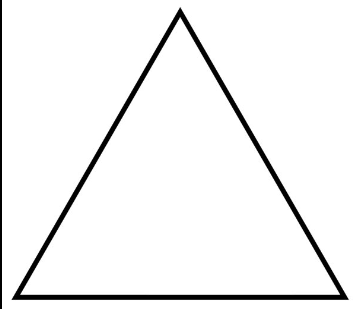
#> input picture Adobe Project/triangle.png, 358 x 309 px, found by its file name
$ python File2.py
#> lines starting #> are read from the running program, lines starting #| are printed output that depends on the picture; after the words box and inside, x2 and y2 are one past the last pixel; in counts of white or black regions, pixels touching at a corner belong together; long printed decimals are rounded
import cv2
import numpy as np
import matplotlib.pyplot as plt

def load_and_process_image(image_path):
    """Load the image, convert to grayscale, and apply adaptive thresholding."""
    image = cv2.imread(image_path)
    if image is None:
        raise ValueError(f"Image not found or unable to load: {image_path}")

    height, width = image.shape[:2]
    if height > width:
        image = cv2.rotate(image, cv2.ROTATE_90_CLOCKWISE)

    gray = cv2.cvtColor(image, cv2.COLOR_BGR2GRAY)
    thresh = cv2.adaptiveThreshold(gray, 255, cv2.ADAPTIVE_THRESH_GAUSSIAN_C,
                                   cv2.THRESH_BINARY_INV, 11, 2)
    return thresh, image

def extract_contours(thresh):
    """Extract contours from the thresholded image."""
    contours, _ = cv2.findContours(thresh, cv2.RETR_EXTERNAL, cv2.CHAIN_APPROX_SIMPLE)
    if not contours:
        raise ValueError("No contours found in the image.")
    largest_contour = max(contours, key=cv2.contourArea)
    points = largest_contour.reshape(-1, 2)
    return points

def classify_shape(points):
    """Classify the shape based on the contour points."""
    approx = cv2.approxPolyDP(points, 0.04 * cv2.arcLength(points, True), True)
    num_vertices = len(approx)
    if num_vertices == 3:
        return "triangle"
    elif num_vertices == 4:
        aspect_ratio = cv2.boundingRect(approx)[2] / cv2.boundingRect(approx)[3]
        if 0.95 <= aspect_ratio <= 1.05:
            return "square"
        else:
            return "rectangle"
    else:
        return "other"

def reflect_point(point, line_angle, centroid):
    """Reflect a point across a line at a given angle."""
    theta = np.radians(line_angle)
    cos_theta = np.cos(theta)
    sin_theta = np.sin(theta)

    translated_point = point - centroid
    rotated_point = np.array([
        translated_point[0] * cos_theta + translated_point[1] * sin_theta,
        -translated_point[0] * sin_theta + translated_point[1] * cos_theta
    ])
    reflected_point = np.array([
        rotated_point[0],
        -rotated_point[1]
    ])
    final_point = np.array([
        reflected_point[0] * cos_theta - reflected_point[1] * sin_theta,
        reflected_point[0] * sin_theta + reflected_point[1] * cos_theta
    ]) + centroid

    return final_point

def evaluate_symmetry(points, line_angle, centroid):
    """Evaluate how well the shape is symmetric around a line at the given angle."""
    reflected_points = np.array([reflect_point(point, line_angle, centroid) for point in points])
    distances = np.linalg.norm(points - reflected_points, axis=1)
    return np.mean(distances)

def find_best_symmetry_line(points, angles, centroid):
    """Find the best line of symmetry by minimizing the distance between original and reflected points."""
    best_angle = None
    min_distance = float('inf')

    for angle in angles:
        distance = evaluate_symmetry(points, angle, centroid)
        if distance < min_distance:
            min_distance = distance
            best_angle = angle

    return best_angle

def plot_shape_and_lines(image, points, best_angle, centroid):
    """Plot the original shape and the best symmetry line on the image."""
    plt.figure(figsize=(10, 6))
    plt.imshow(cv2.cvtColor(image, cv2.COLOR_BGR2RGB))

    plt.plot(points[:, 0], points[:, 1], 'o-', label='Original Shape')
    plt.plot(np.append(points[:, 0], points[0, 0]),
             np.append(points[:, 1], points[0, 1]), 'r--', label='Closed Shape')

    angle_rad = np.radians(best_angle)
    x_vals = np.array([0, image.shape[1]])
    y_vals = np.tan(angle_rad) * (x_vals - centroid[0]) + centroid[1]
    plt.plot(x_vals, y_vals, 'g--', label=f'Symmetry Line at {best_angle}°')

    plt.xlim([0, image.shape[1]])
    plt.ylim([image.shape[0], 0])

    plt.gca().set_aspect('equal', adjustable='box')
    plt.legend(loc='center left', bbox_to_anchor=(1, 0.5))
    plt.title('Shape and Symmetry Line')
    plt.show()


def main(image_path):
    try:
        thresh, image = load_and_process_image(image_path)
#> in load_and_process_image, image is the input picture: shape (309, 358, 3); mean B, G, R 242.2, 242.2, 242.2
#> in load_and_process_image, `thresh = cv2.adaptiveThreshold(gray, 255, cv2.ADAPTIVE_THRESH_GAUSSIAN..`:
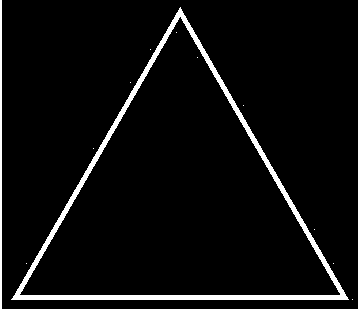
#> thresh: shape (309, 358); 5% white; 12 white regions (10 under 20 px)
        print("Image loaded and processed successfully.")
    except ValueError as e:
        print(e)
        return

    try:
        points = extract_contours(thresh)
#> in extract_contours, `contours, _ = cv2.findContours(thresh, cv2.RETR_EXTERNAL, cv2.CHAIN_AP..`: contours = 10 contours, 8 with area under 20; largest, box (x1, y1, x2, y2) and area: (11, 7, 349, 300) 48986, (0, 0, 2, 309) 308
#> in extract_contours, `largest_contour = max(contours, key=cv2.contourArea)`: largest_contour = contour of 496 points, box (x1, y1, x2, y2) (11, 7, 349, 300), area 48986
#> in extract_contours, `points = largest_contour.reshape(-1, 2)`: points = 496 pairs, first value 11 to 348, second value 7 to 299
        print(f"Contours extracted: {points.shape}")
#| Contours extracted: (496, 2)
    except ValueError as e:
        print(e)
        return

    shape_type = classify_shape(points)
#> in classify_shape, `approx = cv2.approxPolyDP(points, 0.04 * cv2.arcLength(points, True), ..`: approx = [[180, 7], [11, 299], [348, 299]]
#> in classify_shape, `num_vertices = len(approx)`: num_vertices = 3
#> shape_type = 'triangle'
    print(f"Detected shape: {shape_type}")
#| Detected shape: triangle

    centroid = np.mean(points, axis=0)
#> centroid = [180, 152.7]
    print(f"Centroid of shape: {centroid}")
#| Centroid of shape: [179.974 152.720]

    if shape_type == "triangle":
        angles = [90]  # Triangles typically have vertical symmetry
    elif shape_type == "square":
        angles = [0, 90, 180, 270]  # Squares have multiple symmetry axes
    elif shape_type == "rectangle":
        angles = [0, 90]  # Rectangles can have both horizontal and vertical symmetry
    else:
        angles = np.linspace(0, 180, 3600)  # For other shapes, use finer evaluation

    best_angle = find_best_symmetry_line(points, angles, centroid)
#> the loop in find_best_symmetry_line, `for angle in angles:` made 1 pass
#> (distance, min_distance) on pass 1: (167.4, 167.4)
#> after the loop in find_best_symmetry_line, `for angle in angles:`: best_angle = 90; min_distance = 167.4
#> best_angle = 90
    print(f'Best symmetry line is at angle: {best_angle}°')
#| Best symmetry line is at angle: 90°

    plot_shape_and_lines(image, points, best_angle, centroid)
#> in plot_shape_and_lines, `angle_rad = np.radians(best_angle)`: angle_rad = 1.57
#> in plot_shape_and_lines, `y_vals = np.tan(angle_rad) * (x_vals - centroid[0]) + centroid[1]`: y_vals = [-2.94e+18, 2.91e+18]
#> in plot_shape_and_lines, `plt.show()`:
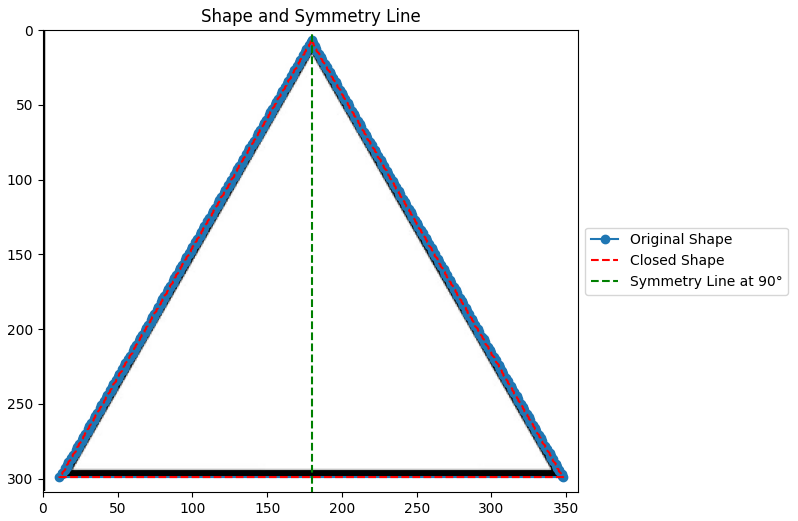
#> figure drawn by matplotlib, 1 panel

if __name__ == "__main__":
    image_path = r"C:\Users\ASUS\Downloads\Adobe Project\triangle.png"  # Replace with your image path
    main(image_path)

$ run again, with Adobe Project/rectangle.png copied over Adobe Project/triangle.png
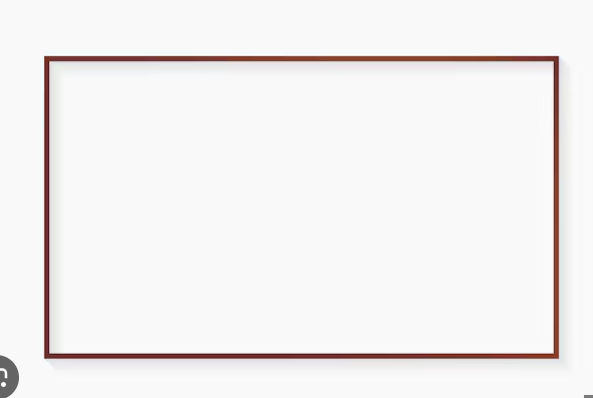
#> input picture Adobe Project/rectangle.png, 593 x 398 px, found by its file name
#> in load_and_process_image, image is the input picture: shape (398, 593, 3); mean B, G, R 240.1, 240.3, 242.6
#> in load_and_process_image, `thresh = cv2.adaptiveThreshold(gray, 255, cv2.ADAPTIVE_THRESH_GAUSSIAN..`:
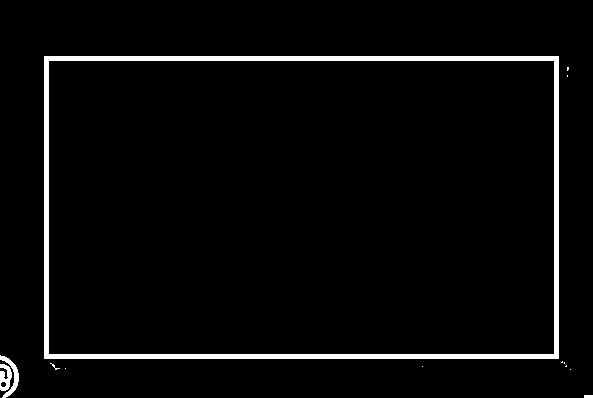
#> thresh: shape (398, 593); 3.6% white; 13 white regions (9 under 20 px)
#> contours = 13 contours, 10 with area under 20; largest, box (x1, y1, x2, y2) and area: (44, 56, 559, 359) 155228, (0, 355, 19, 398) 192, (0, 364, 12, 391) 188
#> largest_contour = [[44, 56], [44, 358], [558, 358], [558, 56]]
#| Contours extracted: (4, 2)
#> num_vertices = 4
#> aspect_ratio = 1.7
#> shape_type = 'rectangle'
#| Detected shape: rectangle
#> centroid = [301, 207]
#| Centroid of shape: [301. 207.]
#> the loop in find_best_symmetry_line, `for angle in angles:` made 2 passes
#> (reflected_points in evaluate_symmetry, distances in evaluate_symmetry, distance, min_distance) on pass 1: ([[44, 358], [44, 56], [558, 56], [558, 358]], [302, 302, 302, 302], 302, 302)
#> after the loop in find_best_symmetry_line, `for angle in angles:`: best_angle = 0; min_distance = 302
#> in main, `best_angle = find_best_symmetry_line(points, angles, centroid)`: best_angle = 0
#| Best symmetry line is at angle: 0°
#> y_vals = [207, 207]
#> in plot_shape_and_lines, `plt.show()`:
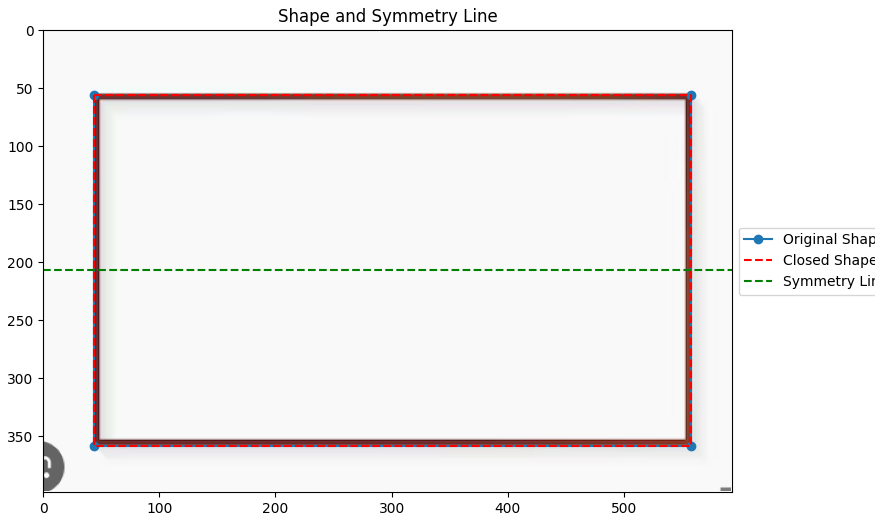
#> figure drawn by matplotlib, 1 panel
